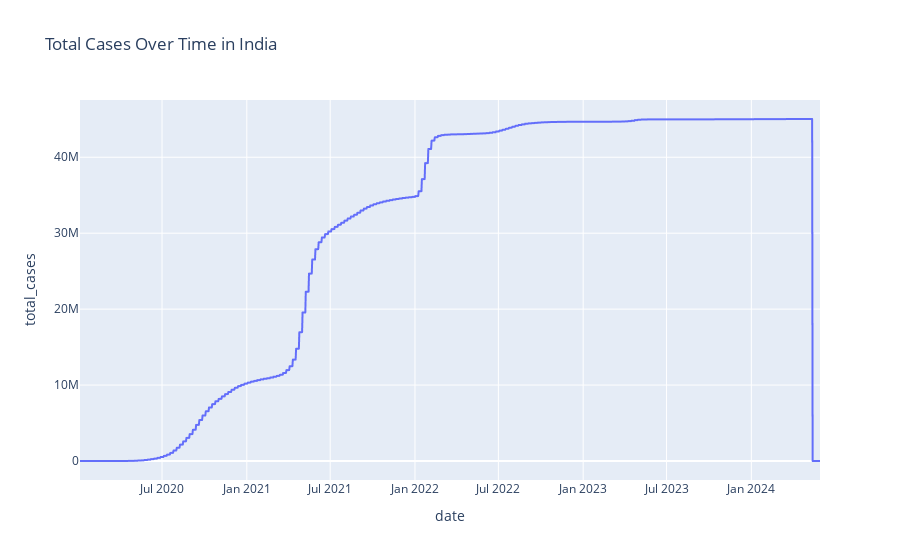

Notebook source saved alongside this figure:
### Markdown cell above
### Total Cases Over Time for a Specific Country

### Code cell
country = 'India'
df_country = df[df['location'] == country]
fig1 = px.line(df_country, x='date', y='total_cases', title=f'Total Cases Over Time in {country}')
fig1.show()

### Figure 1 — Plotly figure (JSON) as saved in the notebook; plotly's stock layout.template omitted (floating-point values rounded to 4 significant figures; data arrays with more than 128 entries replaced by an {"elided": "..."} marker saying what was removed)
{"data": [{"hovertemplate": "date=%{x}<br>total_cases=%{y}<extra></extra>", "legendgroup": "", "line": {"color": "#636efa", "dash": "solid"}, "marker": {"symbol": "circle"}, "mode": "lines", "name": "", "showlegend": false, "type": "scattergl", "x": {"elided": "1607 str values"}, "xaxis": "x", "y": {"elided": "1607 int values"}, "yaxis": "y"}], "layout": {"legend": {"tracegroupgap": 0}, "title": {"text": "Total Cases Over Time in India"}, "xaxis": {"anchor": "y", "domain": [0, 1], "title": {"text": "date"}}, "yaxis": {"anchor": "x", "domain": [0, 1], "title": {"text": "total_cases"}}}}
